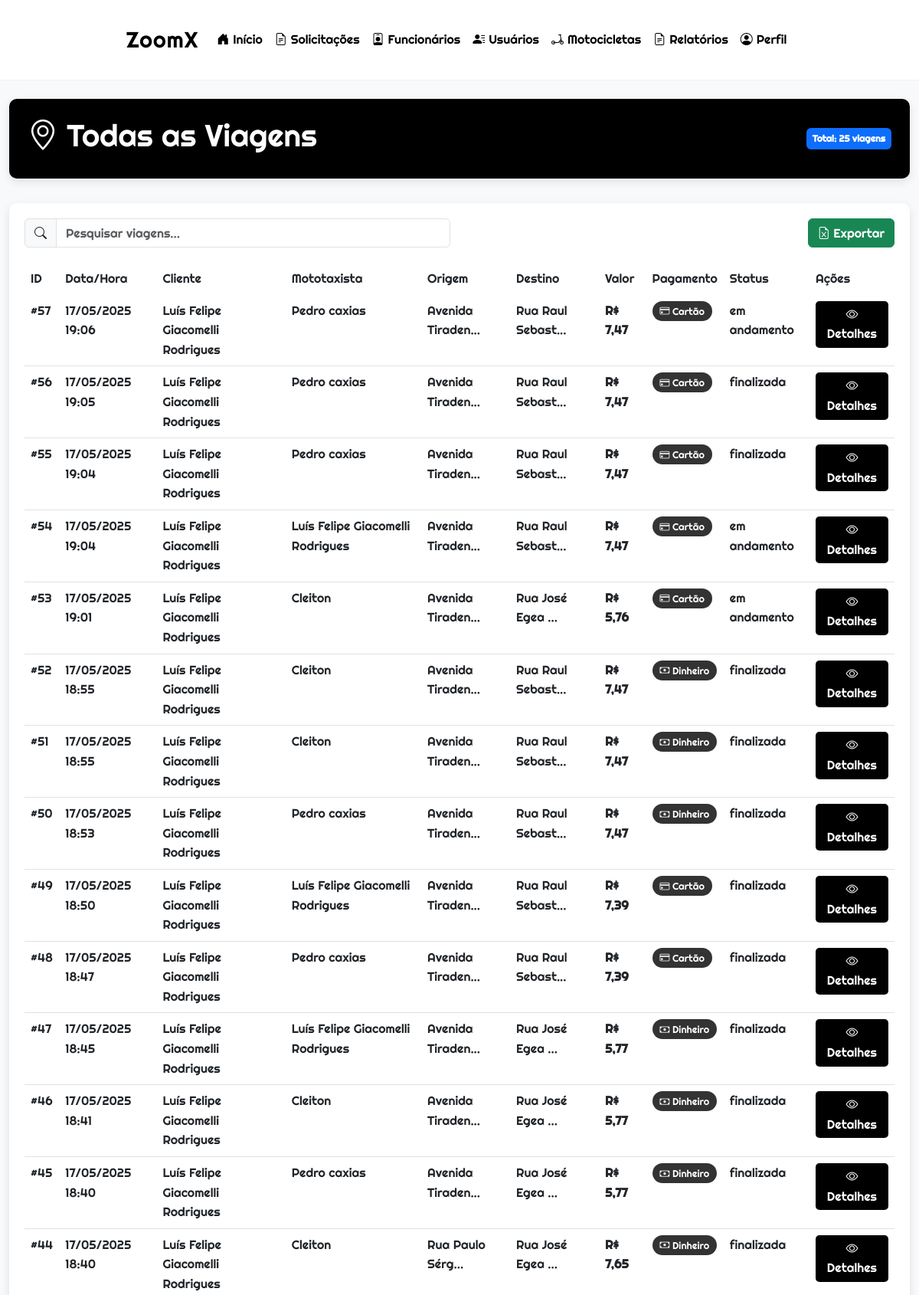
The app's page /admin/viagens.php (signed in, upper part) with its own data.
### tables this page shows
CREATE TABLE `viagens` (
  `via_codigo` int(11) NOT NULL,
  `fun_codigo` int(11) NOT NULL,
  `ate_codigo` int(11) NOT NULL,
  `sol_codigo` int(11) NOT NULL,
  `usu_codigo` int(11) NOT NULL,
  `via_origem` varchar(255) NOT NULL,
  `via_destino` varchar(255) NOT NULL,
  `via_valor` decimal(10,2) NOT NULL,
  `via_formapagamento` varchar(50) NOT NULL,
  `via_data` datetime NOT NULL,
  `via_servico` varchar(50) NOT NULL,
  `via_status` varchar(50) NOT NULL,
  `via_observacoes` varchar(1000) DEFAULT NULL
);

CREATE TABLE `usuarios` (
  `usu_codigo` int(11) NOT NULL,
  `usu_nome` varchar(255) NOT NULL,
  `usu_email` varchar(255) NOT NULL,
  `usu_senha` varchar(255) NOT NULL,
  `usu_telefone` varchar(15) NOT NULL,
  `usu_ativo` tinyint(1) DEFAULT NULL,
  `usu_created_at` timestamp NOT NULL DEFAULT current_timestamp(),
  `usu_updated_at` timestamp NOT NULL DEFAULT current_timestamp() ON UPDATE current_timestamp()
);

CREATE TABLE `funcionarios` (
  `fun_codigo` int(11) NOT NULL,
  `fun_nome` varchar(255) NOT NULL,
  `fun_email` varchar(255) NOT NULL,
  `fun_telefone` varchar(15) NOT NULL,
  `fun_data_contratacao` date NOT NULL,
  `fun_cnh` varchar(20) DEFAULT NULL,
  `fun_ativo` tinyint(1) NOT NULL DEFAULT 1,
  `fun_senha` varchar(255) NOT NULL,
  `fun_cargo` varchar(100) NOT NULL
);

### admin/viagens.php (the view, shortened to what this page needs)
<?php
$conexao = conexao::getInstance();
$sql = 'SELECT v.via_codigo, v.via_data, v.via_valor, v.via_formapagamento,
               v.via_origem, v.via_destino, v.via_status, v.via_observacoes,
               u.usu_nome AS cliente, f.fun_nome AS mototaxista
        FROM viagens v
        INNER JOIN usuarios u ON v.usu_codigo = u.usu_codigo
        INNER JOIN funcionarios f ON v.fun_codigo = f.fun_codigo
        ORDER BY v.via_data DESC';
$stm = $conexao->prepare($sql);
$stm->execute();
$viagens = $stm->fetchAll(PDO::FETCH_ASSOC);
?>
<!DOCTYPE html>
<html lang="pt-BR">
<head>
    <link href="https://cdn.jsdelivr.net/npm/bootstrap@5.3.0/dist/css/bootstrap.min.css" rel="stylesheet">
    <link rel="stylesheet" href="https://cdn.jsdelivr.net/npm/bootstrap-icons@1.10.0/font/bootstrap-icons.css">
</head>
<body>
    <?php include '../components/header_admin.php'; ?>
    <div class="container-fluid py-4">
        <div class="dashboard-header">
            <div class="row align-items-center">
                <div class="col-md-8">
                    <h1><i class="bi bi-geo-alt"></i> Todas as Viagens</h1>
                </div>
                <div class="col-md-4 text-md-end">
                    <span class="badge bg-primary p-2">
                        Total: <?= count($viagens) ?> viagens
                    </span>
                </div>
            </div>
        </div>
        <div class="table-container">
            <div class="search-container">
                <div class="row">
                    <div class="col-md-6">
                        <div class="input-group">
                            <span class="input-group-text"><i class="bi bi-search"></i></span>
                            <input type="text" class="form-control" placeholder="Pesquisar viagens..." id="searchInput">
                        </div>
                    </div>
                    <div class="col-md-6 text-md-end">
                        <button class="btn btn-success" onclick="exportToExcel()">
                            <i class="bi bi-file-earmark-excel"></i> Exportar
                        </button>
                    </div>
                </div>
            </div>
            <div class="table-responsive">
                <table class="table table-hover table-custom">
                    <thead>
                        <tr>
                            <th>ID</th>
                            <th>Data/Hora</th>
                            <th>Cliente</th>
                            <th>Mototaxista</th>
                            <th>Origem</th>
                            <th>Destino</th>
                            <th>Valor</th>
                            <th>Pagamento</th>
                            <th>Status</th>
                            <th>Ações</th>
                        </tr>
                    </thead>
                    <tbody>
                        <?php foreach ($viagens as $viagem): ?>
                            <tr>
                                <td>#<?= $viagem['via_codigo'] ?></td>
                                <td><?= date('d/m/Y H:i', strtotime($viagem['via_data'])) ?></td>
                                <td><?= htmlspecialchars($viagem['cliente']) ?></td>
                                <td><?= htmlspecialchars($viagem['mototaxista']) ?></td>
                                <td><?= htmlspecialchars(substr($viagem['via_origem'], 0, 15)) ?>...</td>
                                <td><?= htmlspecialchars(substr($viagem['via_destino'], 0, 15)) ?>...</td>
                                <td class="fw-bold">R$ <?= number_format($viagem['via_valor'], 2, ',', '.') ?></td>
                                <td>
                                    <span class="badge-pagamento">
                                        <?php
                                        switch ($viagem['via_formapagamento']) {
                                            case 'cartao':
                                                echo '<i class="bi bi-credit-card"></i> Cartão';
                                                break;
                                            case 'dinheiro':
                                                echo '<i class="bi bi-cash"></i> Dinheiro';
                                                break;
                                        }
                                        ?>
                                    </span>
                                </td>
                                <td>
                                    <?php
                                    $statusClass = 'status-' . strtolower($viagem['via_status']);
                                    echo "<span class='{$statusClass}'>";
                                    switch (strtolower($viagem['via_status'])) {
                                        default:
                                            echo $viagem['via_status'];
                                    }
                                    echo "</span>";
                                    ?>
                                </td>
                                <td>
                                    <button class="btn-view" onclick="viewDetails(<?= $viagem['via_codigo'] ?>)">
                                        <i class="bi bi-eye"></i> Detalhes
                                    </button>
                                </td>
                            </tr>
                        <?php endforeach; ?>
                    </tbody>
                </table>
            </div>
        </div>
    </div>
</body>
</html>

### admin/viagens.php (style rules this page uses)
:root { --bg-color: #f0f0f0; --text-color: #000; --primary-color: #000; --secondary-color: #333; --accent-color: #e63946; --card-bg: #fff; --border-radius: 10px; --box-shadow: 0 4px 12px rgba(0, 0, 0, 0.1); }
body { font-family: 'Righteous', sans-serif; background-color: var(--bg-color); color: var(--text-color); }
.dashboard-header { background-color: var(--primary-color); color: white; padding: 1.5rem; margin-bottom: 2rem; border-radius: var(--border-radius); box-shadow: var(--box-shadow); }
.table-container { background-color: var(--card-bg); border-radius: var(--border-radius); box-shadow: var(--box-shadow); padding: 20px; margin-bottom: 2rem; }
.table-custom { width: 100%; }
.table-custom thead { background-color: var(--primary-color); color: white; }
.table-custom th { border-bottom: none; font-weight: 500; }
.badge-pagamento { background-color: var(--secondary-color); color: white; font-weight: normal; padding: 5px 10px; border-radius: 20px; font-size: 0.8rem; }
.btn-view { background-color: var(--primary-color); color: white; border: none; padding: 5px 10px; border-radius: 5px; transition: all 0.3s; }
.search-container { margin-bottom: 20px; }

### components/header_admin.php (style rules this page uses)
:root { --primary: #000; --secondary: #fff; --accent: #007bff; --light-bg: #f8f9fa; }
body { font-family: 'Righteous', sans-serif; background-color: var(--light-bg); color: var(--primary); line-height: 1.6; }

### records on screen
viagens: via_codigo "57", via_data "17/05/2025 19:06", usu_codigo.usu_nome "Luís Felipe Giacomelli Rodrigues", fun_codigo.fun_nome "Pedro caxias", via_origem "Avenida Tiraden", via_destino "Rua Raul Sebast", via_valor "7,47", via_formapagamento "cartao" (drawn), via_status "em andamento"
viagens: via_codigo "56", via_data "17/05/2025 19:05", usu_codigo.usu_nome "Luís Felipe Giacomelli Rodrigues", fun_codigo.fun_nome "Pedro caxias", via_origem "Avenida Tiraden", via_destino "Rua Raul Sebast", via_valor "7,47", via_formapagamento "cartao" (drawn), via_status "finalizada"
viagens: via_codigo "55", via_data "17/05/2025 19:04", usu_codigo.usu_nome "Luís Felipe Giacomelli Rodrigues", fun_codigo.fun_nome "Pedro caxias", via_origem "Avenida Tiraden", via_destino "Rua Raul Sebast", via_valor "7,47", via_formapagamento "cartao" (drawn), via_status "finalizada"
viagens: via_codigo "54", via_data "17/05/2025 19:04", usu_codigo.usu_nome "Luís Felipe Giacomelli Rodrigues", fun_codigo.fun_nome "Luís Felipe Giacomelli Rodrigues", via_origem "Avenida Tiraden", via_destino "Rua Raul Sebast", via_valor "7,47", via_formapagamento "cartao" (drawn), via_status "em andamento"
viagens: via_codigo "53", via_data "17/05/2025 19:01", usu_codigo.usu_nome "Luís Felipe Giacomelli Rodrigues", fun_codigo.fun_nome "Cleiton", via_origem "Avenida Tiraden", via_destino "Rua José Egea", via_valor "5,76", via_formapagamento "cartao" (drawn), via_status "em andamento"
viagens: via_codigo "52", via_data "17/05/2025 18:55", usu_codigo.usu_nome "Luís Felipe Giacomelli Rodrigues", fun_codigo.fun_nome "Cleiton", via_origem "Avenida Tiraden", via_destino "Rua Raul Sebast", via_valor "7,47", via_formapagamento "dinheiro" (drawn), via_status "finalizada"
viagens: via_codigo "51", via_data "17/05/2025 18:55", usu_codigo.usu_nome "Luís Felipe Giacomelli Rodrigues", fun_codigo.fun_nome "Cleiton", via_origem "Avenida Tiraden", via_destino "Rua Raul Sebast", via_valor "7,47", via_formapagamento "dinheiro" (drawn), via_status "finalizada"
viagens: via_codigo "50", via_data "17/05/2025 18:53", usu_codigo.usu_nome "Luís Felipe Giacomelli Rodrigues", fun_codigo.fun_nome "Pedro caxias", via_origem "Avenida Tiraden", via_destino "Rua Raul Sebast", via_valor "7,47", via_formapagamento "dinheiro" (drawn), via_status "finalizada"
viagens: via_codigo "49", via_data "17/05/2025 18:50", usu_codigo.usu_nome "Luís Felipe Giacomelli Rodrigues", fun_codigo.fun_nome "Luís Felipe Giacomelli Rodrigues", via_origem "Avenida Tiraden", via_destino "Rua Raul Sebast", via_valor "7,39", via_formapagamento "cartao" (drawn), via_status "finalizada"
viagens: via_codigo "48", via_data "17/05/2025 18:47", usu_codigo.usu_nome "Luís Felipe Giacomelli Rodrigues", fun_codigo.fun_nome "Pedro caxias", via_origem "Avenida Tiraden", via_destino "Rua Raul Sebast", via_valor "7,39", via_formapagamento "cartao" (drawn), via_status "finalizada"
viagens: via_codigo "47", via_data "17/05/2025 18:45", usu_codigo.usu_nome "Luís Felipe Giacomelli Rodrigues", fun_codigo.fun_nome "Luís Felipe Giacomelli Rodrigues", via_origem "Avenida Tiraden", via_destino "Rua José Egea", via_valor "5,77", via_formapagamento "dinheiro" (drawn), via_status "finalizada"
viagens: via_codigo "46", via_data "17/05/2025 18:41", usu_codigo.usu_nome "Luís Felipe Giacomelli Rodrigues", fun_codigo.fun_nome "Cleiton", via_origem "Avenida Tiraden", via_destino "Rua José Egea", via_valor "5,77", via_formapagamento "dinheiro" (drawn), via_status "finalizada"
viagens: via_codigo "45", via_data "17/05/2025 18:40", usu_codigo.usu_nome "Luís Felipe Giacomelli Rodrigues", fun_codigo.fun_nome "Pedro caxias", via_origem "Avenida Tiraden", via_destino "Rua José Egea", via_valor "5,77", via_formapagamento "dinheiro" (drawn), via_status "finalizada"
viagens: via_codigo "44", via_data "17/05/2025 18:40", usu_codigo.usu_nome "Luís Felipe Giacomelli Rodrigues", fun_codigo.fun_nome "Cleiton", via_origem "Rua Paulo Sérg", via_destino "Rua José Egea", via_valor "7,65", via_formapagamento "dinheiro" (drawn), via_status "finalizada"

### other values on screen
count($viagens) "25"
